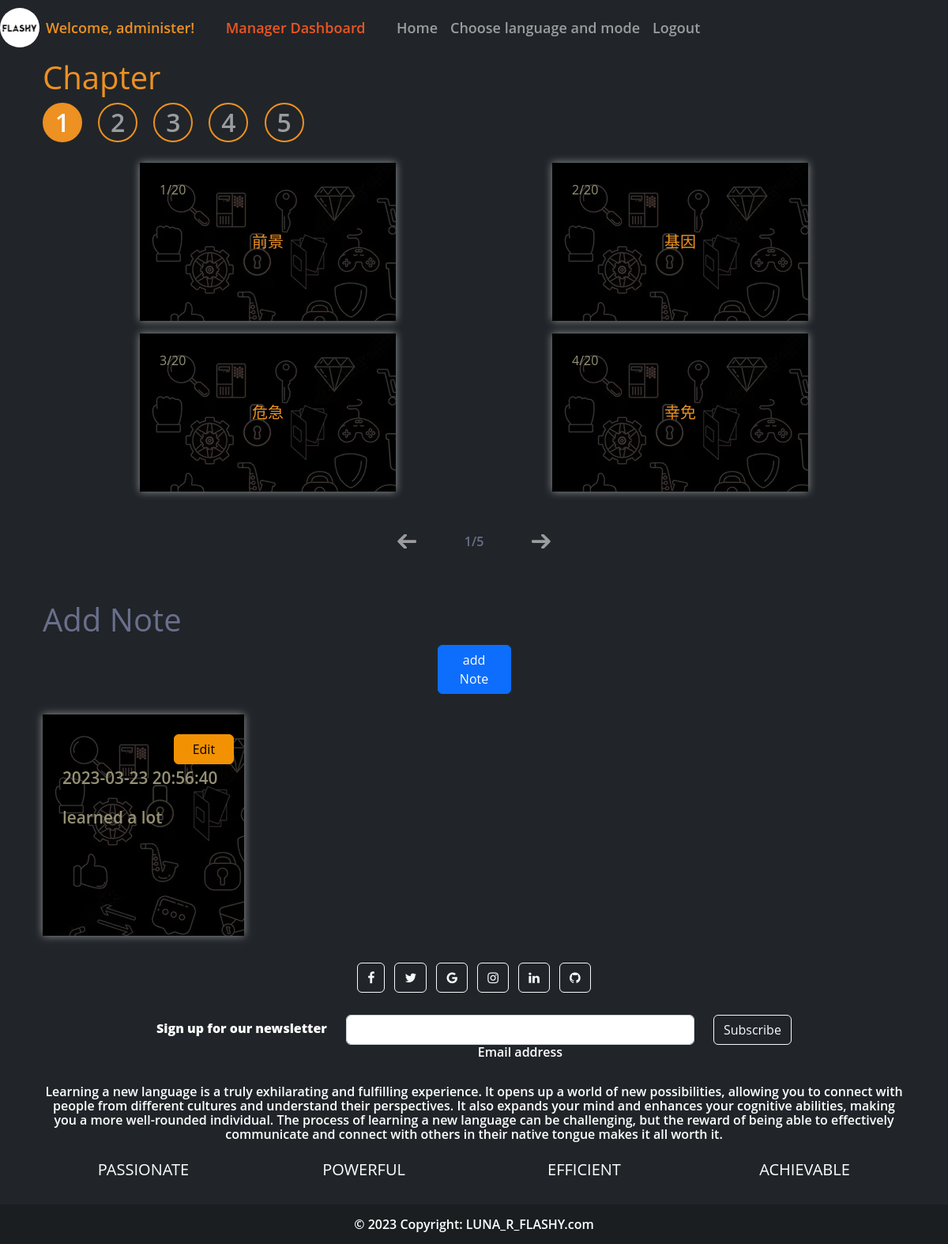
Page /study (signed in) on the committed database.
### website/models.py (models this page shows, shortened)
class User(db.Model, UserMixin):
    id = db.Column(db.Integer, primary_key=True)
    username = db.Column(db.String(150), unique=True, nullable=False)
    email = db.Column(db.String(150))
    password = db.Column(db.String(150))
    notes= db.relationship('Note')
    scores= db.relationship('Score')

class Material(db.Model):
    id = db.Column(db.Integer, primary_key=True)
    language = db.Column(db.String(20))
    title = db.Column(db.String(500))
    content = db.Column(db.String(500))

class Note(db.Model):
    id = db.Column(db.Integer, primary_key=True)
    data = db.Column(db.String(10000))
    date = db.Column(db.DateTime(timezone=True), default=func.now())
    user_id = db.Column(db.Integer, db.ForeignKey('user.id'))

### website/auth.py (the view)
@auth.route('/study', methods=['GET', 'POST'])
def study():
    language = request.args.get('language', 'Chinese')
    num_chapter = 5
    num_card_chapter = 20
    allCards = Material.query.filter_by(language=language).order_by(
        func.random()).limit(num_chapter * num_card_chapter).all()
    shuffle(allCards)
    res_cards = {i: [] for i in range(1, num_chapter + 1)}
    for i in range(1, num_chapter + 1):
        for _ in range(num_card_chapter):
            res_cards[i].append(allCards.pop())
    allNotes = Note.query.filter_by(user_id=current_user.id).order_by(Note.date.desc()).all()
    return render_template('study.html', user=current_user, cards=res_cards, notes=allNotes, language=language)

### website/__init__.py (called while the page is built)
def create_app():
    app = Flask(__name__)
    app.config['SECRET_KEY'] = 'sdfa__dskf__ljkj'
    app.config['SQLALCHEMY_DATABASE_URI'] = f'sqlite:///{DB_NAME}'
    db.init_app(app)
    from .views import views
    from .auth import auth
    app.register_blueprint(views, url_prefix='/')
    app.register_blueprint(auth, url_prefix='/')
    from .models import Note, Score, User
    with app.app_context():
        db.create_all()
    login_manager = LoginManager()
    login_manager.login_view = 'auth.login'
    login_manager.init_app(app)
    @login_manager.user_loader
    def load_user(id):
        return User.query.get(int(id))
    return app

### website/templates/study.html (shortened to what this page needs)
{% extends "base.html" %}
{% block content %}
<div class="container">
  <div class="row mx-auto mt-1 mb-3">
    <div class="chapter_selecters">
      <h1>Chapter</h1>
    {% for i in range(1,(cards|length)+1) %}
      <label class="col-lg-2 me-3" for="chapter-{{i}}" onclick="changeChapter('{{i}}')">{{i}}</label>
    {% endfor %}
    </div>
  </div>
  <div class="row mx-auto mb-5">
  {% for i in range(1,(cards|length)+1) %}
    <div id="cards-chapter-{{i}}" class="row mx-auto cards-chapter" {% if i==1 %}active{% endif %}>
      <div style="display:absolute">
    {% for j in range(cards[i]|length) %}
      {% if j % 4 ==0 %}
      <div id="c-{{i}}-page-{{j//4+1}}" class="row mx-auto cards-page" {% if j==0 %}active{% endif %}>
      {% endif %}
        {% if j % 2 ==0 %}
        <div class="row mx-auto mb-3">
        {% endif %}
          <div class="col-lg-4 mx-auto">
            <div class="study-card-area" onclick="flip('{{i*(cards[i]|length)+j}}')">
              <div id="{{i*(cards[i]|length)+j}}" class="study-card study-card-front" active>
                <h6>{{j+1}}/{{cards[i]|length}}</h6>
                <h5>{{cards[i][j].title}}</h5>
              </div>
              <div id="{{i*(cards[i]|length)+j}}b" class="study-card study-card-back">
                <h5>{{cards[i][j].content}}</h5>
              </div>
            </div>
          </div>
        {% if j % 2 ==1 %}
        </div>
        {% endif %}
      {% if j % 4 ==3 %}
      </div>
      {% endif %}
    {% endfor %}
    </div>
    </div>
  {% endfor %}
  </div>
  <div class="row mx-auto mb-5">
    <div class="col-lg-3 row mx-auto">
      <div class="col-lg-1 mx-auto i-arrow-l" onclick="changePageUp()"></div>
      <div id="page-count"class="col-lg-1 mx-auto" style="justify-content: center;display: flex;">1/{{(cards[1]|length)//4}}</div>
      <div class="col-lg-1 mx-auto i-arrow-r" onclick="changePageDown()"></div>
    </div>
  </div>
  <br/>
  <div class="row mx-auto note-title" style="position: relative;">
    <h1>Add Note</h1>
  </div>
  <div class="row mx-auto" style="position: relative; justify-content: center">
    <button class="btn btn-primary col-1" onclick="addNoteEdit()">add Note</button>
  </div>
  <div class="row mx-auto mt-3 " style="position: relative;">
    {% for i in range(notes|length) %}
      <div id="note-{{notes[i].id}}" class="col-3 mb-3">
        <div class="note-card">
          <div class="note-card-area">
            <div class="row note-button"><button class="btn btn-primary col-4 ms-auto" onclick="updateNoteEdit('note-{{notes[i].id}}','{{notes[i].data}}')">Edit</button></div>
            <p class="mt-2">{{notes[i].date}}</p>
            <div class="row note-content"><p>{{notes[i].data}}</p></div>
          </div>
        </div>
      </div>
    {% endfor %}
  </div>
</div>
{% endblock %}

### website/templates/base.html (shortened to what this page needs)
<!DOCTYPE html>
<html>
  <head>
    <link href="https://cdn.jsdelivr.net/npm/bootstrap@5.2.3/dist/css/bootstrap.min.css" rel="stylesheet">
    <link rel="stylesheet" type="text/css" href="{{url_for('static', filename='style.css')}}">
    <link rel="stylesheet" href="https://cdnjs.cloudflare.com/ajax/libs/font-awesome/4.7.0/css/font-awesome.min.css">
  </head>
  <body>
    <nav class="navbar navbar-expand-lg navbar-dark bg-dark" style="height:70px; font-size: 18px; color:white;">
      <div class="collapse navbar-collapse" id="navbarNav">
        <div class="navbar-nav align-items-center" style="height: 100%;">
          {% if user.is_authenticated %}
          <img src="{{ url_for('static', filename='pics/flashy.jpg') }}" alt="Logo" width="50" height="50"  class="rounded-circle" >
          <a class="nav-item nav-link" style="color: rgb(237, 145, 34);">Welcome, {{ user.username }}!</a>
              {% if user.is_authenticated and user.username == "administer" %}
                <a class="nav-item nav-link" id="administer" href="/admin_dashboard" style="color: rgb(237, 85, 34);">&nbsp;&nbsp;&nbsp;&nbsp; Manager Dashboard &nbsp;&nbsp;&nbsp;&nbsp;</a>
              {% endif %}
          <a class="nav-item nav-link" id="home" href="/">Home</a>
          <a class="nav-item nav-link" id="choice" href="/choose_lang_mode">Choose language and mode</a>
          <a class="nav-item nav-link" id="logout" href="/logout">Logout</a>
          {% else %}
          <img src="{{ url_for('static', filename='pics/flashy.jpg') }}" alt="Logo" width="50" height="50"  class="rounded-circle" >
          <a class="nav-item nav-link" id="home" href="/">Home</a>
          <a class="nav-item nav-link" id="login" href="/login">Login/Sign up</a>
          {% endif %}
        </div>
      </div>
    </nav>
      {% block content %}
      {% endblock%}
    <footer class="bg-dark text-center text-white">
      <div class="container p-4" >
        <section class="mb-4">
          <a class="btn btn-outline-light btn-floating m-1" href="#!" role="button"><i class="fa fa-facebook-f"></i></a>
          <a class="btn btn-outline-light btn-floating m-1" href="#!" role="button"><i class="fa fa-twitter"></i></a>
          <a class="btn btn-outline-light btn-floating m-1" href="#!" role="button"><i class="fa fa-google"></i></a>
          <a class="btn btn-outline-light btn-floating m-1" href="#!" role="button"><i class="fa fa-instagram"></i></a>
          <a class="btn btn-outline-light btn-floating m-1" href="#!" role="button"><i class="fa fa-linkedin"></i></a>
          <a class="btn btn-outline-light btn-floating m-1" href="#!" role="button"><i class="fa fa-github"></i></a>
        </section>
        <section class="">
          <form action="">
            <div class="row d-flex justify-content-center">
              <div class="col-auto">
                <p class="pt-2">
                  <strong>Sign up for our newsletter</strong>
                </p>
              </div>
              <div class="col-md-5 col-12">
                <div class="form-outline form-white mb-4">
                  <input type="email" id="form5Example2" class="form-control" />
                  <label class="form-label" for="form5Example2">Email address</label>
                </div>
              </div>
              <div class="col-auto">
                <button type="submit" class="btn btn-outline-light mb-4">Subscribe</button>
              </div>
            </div>
          </form>
        </section>
        <section class="mb-4" >
          <p>
            Learning a new language is a truly exhilarating and fulfilling experience. It opens up a world of new possibilities, allowing you to connect with people from different cultures and understand their perspectives. It also expands your mind and enhances your cognitive abilities, making you a more well-rounded individual. The process of learning a new language can be challenging, but the reward of being able to effectively communicate and connect with others in their native tongue makes it all worth it.
          </p>
        </section>
        <section class="">
          <div class="row">
            <div class="col-lg-3 col-md-6 mb-4 mb-md-0"><h5 class="text-uppercase">PASSIONATE</h5></div>
            <div class="col-lg-3 col-md-6 mb-4 mb-md-0"><h5 class="text-uppercase">POWERFUL</h5></div>
            <div class="col-lg-3 col-md-6 mb-4 mb-md-0"><h5 class="text-uppercase">EFFICIENT</h5></div>
            <div class="col-lg-3 col-md-6 mb-4 mb-md-0"><h5 class="text-uppercase">ACHIEVABLE</h5></div>
          </div>
        </section>
      </div>
      <div class="text-center p-3" style="background-color: rgba(0, 0, 0, 0.2);">
        © 2023 Copyright:
        <a class="text-white" href="..">LUNA_R_FLASHY.com</a>
      </div>
    </footer>
  </body>
</html>

### website/static/style.css (style rules this page uses)
body { margin:0; color:#6a6f8c; background: rgb(33, 37, 41); font:600 16px/18px 'Open Sans',sans-serif; }
*,:after,:before { box-sizing:border-box }
a { color:inherit;text-decoration:none }
::placeholder { color: #b3b3b3; }
.quiz-option, .choose-option, .answers, .study-card, .note-card { display: block; margin: 10px 0; background-color: #4b4848; background-image: url(../static/pics/quiz_take_bg.jpg); filter: invert(100%); -webkit-filter: invert(100%); padding: 25px; margin-bottom: 20px; box-shadow: 0px 0px 10px rgba(0, 0, 0, 0.5); font-size: 1.3em; }
.study-card h5 { display: flex; height: 100%; justify-content: center; align-items: center; filter: invert(100%); color: rgb(237, 145, 34); }
.study-card h6 { position: absolute; }
.study-card-front,.study-card-back { top: 0; left: 0; right: 0; bottom: 0; height: 100%; position: absolute; transform: rotateY(180deg); backface-visibility:hidden; transition:all .4s linear; }
.study-card-front[active],.study-card-back[active] { transform: rotateY(0deg) }
.study-card-area { position: relative; width: 100%; height: 200px; }
.chapter_selecters label { height: 50px; width: 50px; line-height: 46px; text-align: center; font-size: xx-large; color: rgba(255, 255, 255, 0.55); border: solid 2px rgb(237, 145, 34); border-radius: 25px; transition:color 0.2s; transition:background-color 0.2s; }
.chapter_selecters input:checked + label { color: white; background-color: rgb(237, 145, 34); }
.chapter_selecters h1 { color: rgb(237, 145, 34); }
.cards-chapter { display: none; }
.cards-chapter[active] { display: flex; }
.cards-page { display: none; position: relative; top:0; left:0; }
.cards-page[active] { display:flex; }
.i-arrow-r { background-position: center center; background-repeat: no-repeat; background-size: cover; }
.i-arrow-l { background-position: center center; background-repeat: no-repeat; background-size: cover; transform: rotateY(180deg); }
.note-card-area { height: 200px; }
.note-card { height: 100%; }
.note-button { justify-content: end; }
.note-content { padding-top: 10px; height: 70%; }
.note-content p { width: 100%; word-break:break-all; word-wrap: break-word; line-height: 30px; }

### rows in the picture
User: username "administer"
Material: title "前景"
Material: title "基因"
Material: title "危急"
Material: title "幸免"
Note: date "2023-03-23 20:56:40", data "learned a lot"

### other values in the picture
{{ i }} "1" "2" "3" "4" "5"
{{ j+1 }} "1" "2" "3" "4"
{{ cards[i]|length }} "20" "20" "20" "20"
{{ (cards[1]|length)//4 }} "5"
